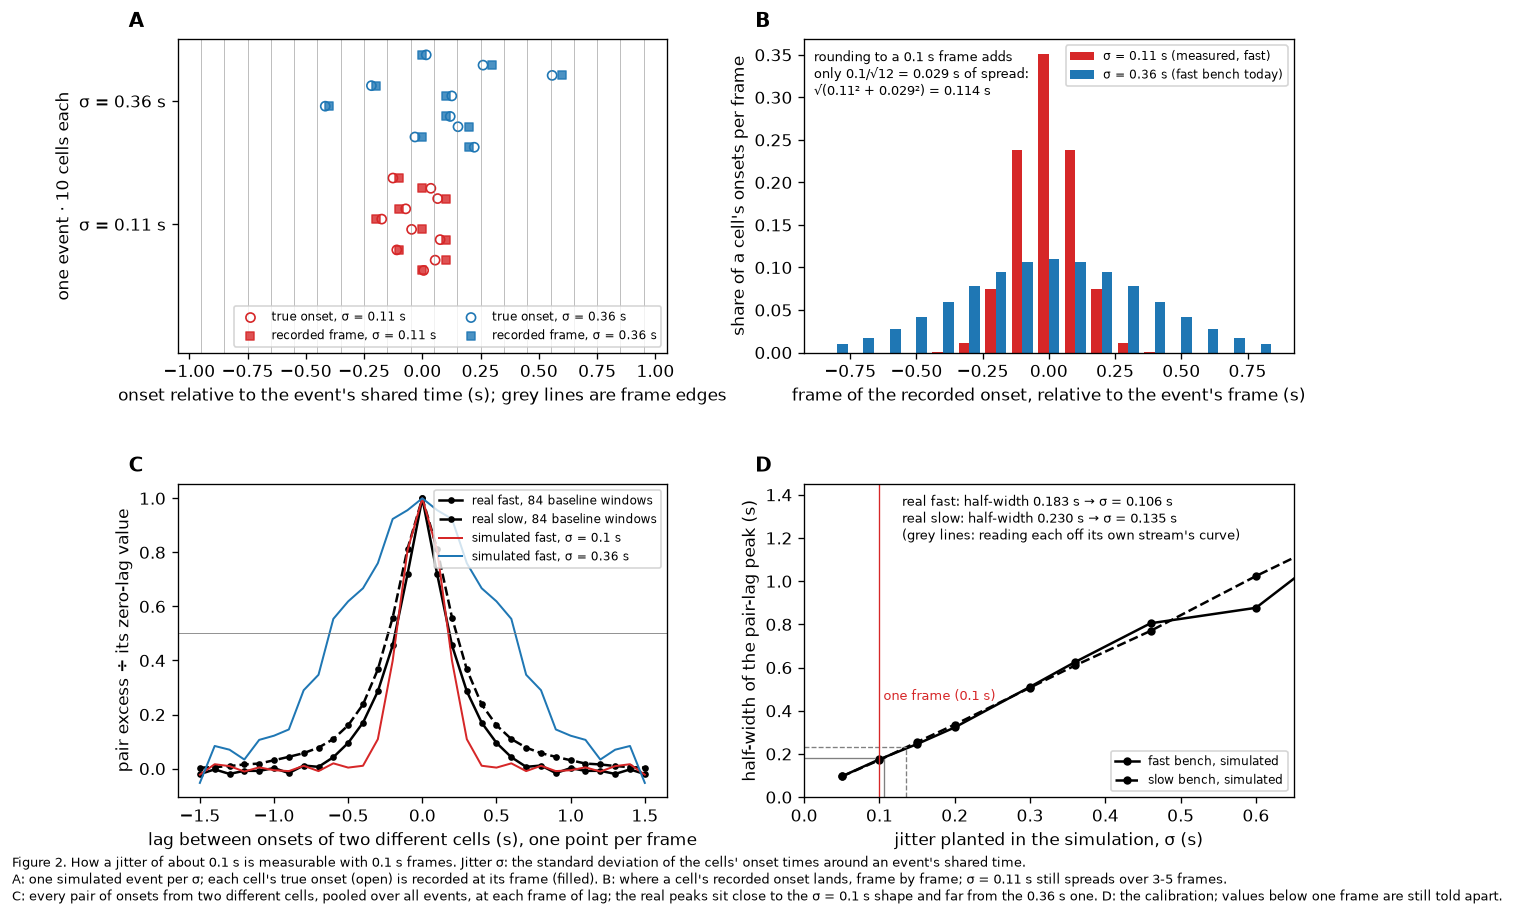

Recreate this plot in Python.
"""Figure 2: how a jitter of about 0.1 s is measurable on a 0.1 s frame grid.

Reads jitter_correlogram.json beside it for panels C and D; panels A and B are drawn from the
Gaussian model directly (numpy, fixed seed). Run: uv run --with matplotlib python explain_jitter.py
"""
import json
from math import erf, sqrt
from pathlib import Path

import matplotlib
matplotlib.use("Agg")
import matplotlib.pyplot as plt
import numpy as np

here = Path(__file__).resolve().parent
rec = json.loads((here / "jitter_correlogram.json").read_text())
DT = rec["dt"]
TIGHT, LOOSE = 0.11, 0.36          # measured fast (theory route), fast bench today
C_TIGHT, C_LOOSE = "#d62728", "#1f77b4"


def frame_mass(sigma, k):
    """Probability an onset scattered N(0, sigma) around a frame centre lands k frames away."""
    cdf = lambda x: 0.5 * (1 + erf(x / (sigma * sqrt(2))))  # noqa: E731
    return cdf((k + 0.5) * DT) - cdf((k - 0.5) * DT)


fig = plt.figure(figsize=(12, 8.2))
gs = fig.add_gridspec(2, 2, hspace=0.42, wspace=0.28)

# A: one event per jitter, cells as rows, true onset (open) and recorded frame (filled)
ax = fig.add_subplot(gs[0, 0])
rng = np.random.RandomState(4)
n = 10
for band, (sigma, c) in enumerate(((TIGHT, C_TIGHT), (LOOSE, C_LOOSE))):
    true = rng.randn(n) * sigma
    rec_t = np.round(true / DT) * DT
    rows = np.arange(n) + band * (n + 2)
    ax.scatter(true, rows, facecolors="none", edgecolors=c, s=30, label=f"true onset, σ = {sigma} s")
    ax.scatter(rec_t, rows, marker="s", color=c, s=26, alpha=0.8, label=f"recorded frame, σ = {sigma} s")
for x in np.arange(-1.05, 1.1, DT):
    ax.axvline(x, color="grey", lw=0.3)
ax.set_xlim(-1.05, 1.05)
ax.set_ylim(-8, 22.5)
ax.set_yticks([4.5, 16.5], [f"σ = {TIGHT} s", f"σ = {LOOSE} s"])
ax.set_ylabel("one event · 10 cells each")
ax.set_xlabel("onset relative to the event's shared time (s); grey lines are frame edges")
ax.legend(fontsize=7, loc="lower right", ncol=2)

# B: where onsets land, frame by frame
ax = fig.add_subplot(gs[0, 1])
k = np.arange(-8, 9)
w = 0.4
ax.bar(k * DT - w * DT / 2, [frame_mass(TIGHT, i) for i in k], width=w * DT, color=C_TIGHT,
       label=f"σ = {TIGHT} s (measured, fast)")
ax.bar(k * DT + w * DT / 2, [frame_mass(LOOSE, i) for i in k], width=w * DT, color=C_LOOSE,
       label=f"σ = {LOOSE} s (fast bench today)")
ax.set_xlabel("frame of the recorded onset, relative to the event's frame (s)")
ax.set_ylabel("share of a cell's onsets per frame")
q = DT / sqrt(12)
ax.text(0.02, 0.97, f"rounding to a 0.1 s frame adds\nonly 0.1/√12 = {q:.3f} s of spread:\n"
        f"√(0.11² + {q:.3f}²) = {sqrt(0.11**2 + q**2):.3f} s", transform=ax.transAxes,
        va="top", fontsize=8)
ax.legend(fontsize=7, loc="upper right")

# C: the real pair-lag peak against the shapes each jitter makes
ax = fig.add_subplot(gs[1, 0])
lags = np.arange(-15, 16)
for stream, ls in (("fast", "-"), ("slow", "--")):
    s = rec["streams"][stream]
    x = np.array(s["real_excess"])
    p = (x[:16] - np.nanmean(x[50:101]))
    p = p / p[0]
    ax.plot(lags * DT, np.r_[p[:0:-1], p], color="black", ls=ls, marker="o", ms=3,
            label=f"real {stream}, {s['recordings']} baseline windows")
fast = rec["streams"]["fast"]
for j, c in (("0.1", C_TIGHT), ("0.36", C_LOOSE)):
    x = np.array(fast["sim_excess"][j])
    p = x[:16] - np.nanmean(x[50:101])
    p = p / p[0]
    ax.plot(lags * DT, np.r_[p[:0:-1], p], color=c, lw=1.2, label=f"simulated fast, σ = {j} s")
ax.axhline(0.5, color="grey", lw=0.5)
ax.set_xlabel("lag between onsets of two different cells (s), one point per frame")
ax.set_ylabel("pair excess ÷ its zero-lag value")
ax.legend(fontsize=7, loc="upper right")

# D: calibration, planted jitter against half-width
ax = fig.add_subplot(gs[1, 1])
for stream, ls in (("fast", "-"), ("slow", "--")):
    s = rec["streams"][stream]["hwhm"]
    js = np.array([float(j) for j in s["calibration_sec"]])
    ws = np.array(list(s["calibration_sec"].values()))
    ax.plot(js, ws, ls=ls, marker="o", ms=4, color="black", label=f"{stream} bench, simulated")
    ax.hlines(s["real_sec"], 0, s["jitter_sec"], color="grey", lw=0.8, ls=ls)
    ax.vlines(s["jitter_sec"], 0, s["real_sec"], color="grey", lw=0.8, ls=ls)
rf, rs = rec["streams"]["fast"]["hwhm"], rec["streams"]["slow"]["hwhm"]
ax.text(0.2, 0.97, f"real fast: half-width {rf['real_sec']:.3f} s → σ = {rf['jitter_sec']:.3f} s\n"
        f"real slow: half-width {rs['real_sec']:.3f} s → σ = {rs['jitter_sec']:.3f} s\n"
        "(grey lines: reading each off its own stream's curve)",
        transform=ax.transAxes, va="top", fontsize=8)
ax.axvline(DT, color=C_TIGHT, lw=0.8)
ax.text(DT, 0.45, " one frame (0.1 s)", color=C_TIGHT, fontsize=8)
ax.set_xlim(0, 0.65)
ax.set_ylim(0, 1.45)
ax.set_xlabel("jitter planted in the simulation, σ (s)")
ax.set_ylabel("half-width of the pair-lag peak (s)")
ax.legend(fontsize=7, loc="lower right")

for a, letter in zip(fig.axes, "ABCD"):
    a.text(-0.1, 1.04, letter, transform=a.transAxes, fontsize=12, fontweight="bold")
fig.text(0.01, 0.005,
         "Figure 2. How a jitter of about 0.1 s is measurable with 0.1 s frames. Jitter σ: the standard deviation of the cells' "
         "onset times around an event's shared time.\n"
         "A: one simulated event per σ; each cell's true onset (open) is recorded at its frame (filled). B: where a cell's "
         "recorded onset lands, frame by frame; σ = 0.11 s still spreads over 3-5 frames.\n"
         "C: every pair of onsets from two different cells, pooled over all events, at each frame of lag; the real peaks sit "
         "close to the σ = 0.1 s shape and far from the 0.36 s one. D: the calibration; values below one frame are still told apart.",
         fontsize=8)
fig.savefig(here / "explain_jitter.png", dpi=120, bbox_inches="tight")
print(here / "explain_jitter.png")
